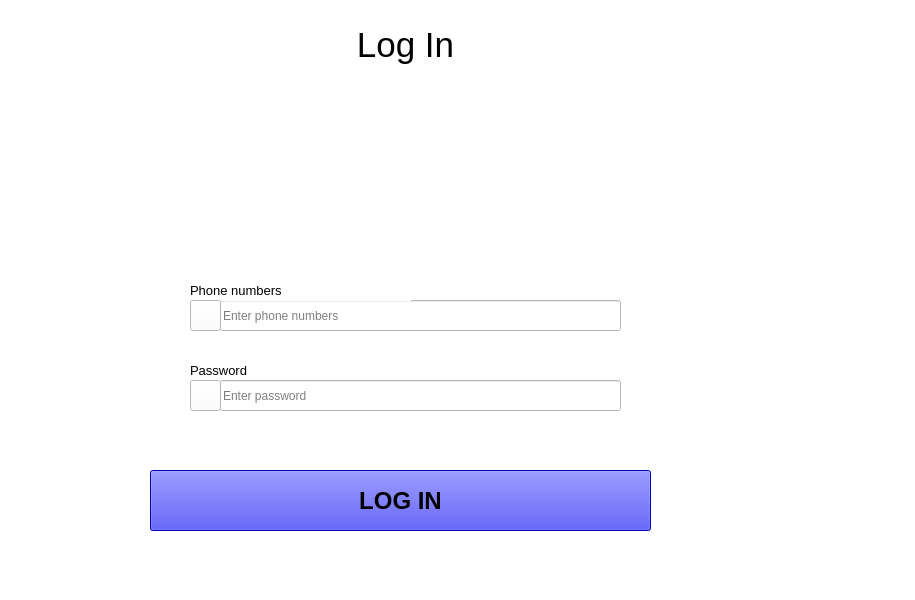
<?xml version="1.0" encoding="UTF-8"?>
<ui version="4.0">
 <class>MainWindow</class>
 <widget class="QMainWindow" name="MainWindow">
  <property name="geometry">
   <rect>
    <x>0</x>
    <y>0</y>
    <width>915</width>
    <height>600</height>
   </rect>
  </property>
  <property name="windowTitle">
   <string>MainWindow</string>
  </property>
  <property name="styleSheet">
   <string notr="true">background : white</string>
  </property>
  <widget class="QWidget" name="centralwidget">
   <widget class="QLabel" name="label">
    <property name="geometry">
     <rect>
      <x>340</x>
      <y>10</y>
      <width>131</width>
      <height>71</height>
     </rect>
    </property>
    <property name="font">
     <font>
      <pointsize>26</pointsize>
     </font>
    </property>
    <property name="styleSheet">
     <string notr="true">background : white</string>
    </property>
    <property name="text">
     <string>&lt;html&gt;&lt;head/&gt;&lt;body&gt;&lt;p align=&quot;center&quot;&gt;Log In&lt;/p&gt;&lt;/body&gt;&lt;/html&gt;</string>
    </property>
   </widget>
   <widget class="QPushButton" name="pushButton">
    <property name="geometry">
     <rect>
      <x>150</x>
      <y>470</y>
      <width>501</width>
      <height>61</height>
     </rect>
    </property>
    <property name="font">
     <font>
      <pointsize>18</pointsize>
      <weight>75</weight>
      <bold>true</bold>
     </font>
    </property>
    <property name="styleSheet">
     <string notr="true">background : blue</string>
    </property>
    <property name="text">
     <string>LOG IN</string>
    </property>
   </widget>
   <widget class="QLineEdit" name="lineEdit">
    <property name="geometry">
     <rect>
      <x>220</x>
      <y>300</y>
      <width>401</width>
      <height>31</height>
     </rect>
    </property>
    <property name="placeholderText">
     <string>Enter phone numbers</string>
    </property>
   </widget>
   <widget class="QLabel" name="label_2">
    <property name="geometry">
     <rect>
      <x>190</x>
      <y>280</y>
      <width>221</width>
      <height>21</height>
     </rect>
    </property>
    <property name="font">
     <font>
      <pointsize>10</pointsize>
     </font>
    </property>
    <property name="text">
     <string>Phone numbers</string>
    </property>
   </widget>
   <widget class="QLabel" name="label_3">
    <property name="geometry">
     <rect>
      <x>190</x>
      <y>360</y>
      <width>221</width>
      <height>21</height>
     </rect>
    </property>
    <property name="font">
     <font>
      <pointsize>10</pointsize>
     </font>
    </property>
    <property name="text">
     <string>Password</string>
    </property>
   </widget>
   <widget class="QLineEdit" name="lineEdit_2">
    <property name="geometry">
     <rect>
      <x>220</x>
      <y>380</y>
      <width>401</width>
      <height>31</height>
     </rect>
    </property>
    <property name="placeholderText">
     <string>Enter password</string>
    </property>
   </widget>
   <widget class="QPushButton" name="pushButton_2">
    <property name="geometry">
     <rect>
      <x>190</x>
      <y>300</y>
      <width>31</width>
      <height>31</height>
     </rect>
    </property>
    <property name="icon">
     <iconset>
      <normaloff>../../../Downloads/Phone_icon.png</normaloff>../../../Downloads/Phone_icon.png</iconset>
    </property>
   </widget>
   <widget class="QPushButton" name="pushButton_3">
    <property name="geometry">
     <rect>
      <x>190</x>
      <y>380</y>
      <width>31</width>
      <height>31</height>
     </rect>
    </property>
    <property name="icon">
     <iconset>
      <normaloff>../../../Downloads/Lock_icon.png</normaloff>../../../Downloads/Lock_icon.png</iconset>
    </property>
   </widget>
   <widget class="QLabel" name="label_4">
    <property name="geometry">
     <rect>
      <x>290</x>
      <y>80</y>
      <width>221</width>
      <height>181</height>
     </rect>
    </property>
    <property name="text">
     <string/>
    </property>
    <property name="pixmap">
     <pixmap>../../../Downloads/Worker.png</pixmap>
    </property>
    <property name="scaledContents">
     <bool>true</bool>
    </property>
   </widget>
  </widget>
  <widget class="QMenuBar" name="menubar">
   <property name="geometry">
    <rect>
     <x>0</x>
     <y>0</y>
     <width>915</width>
     <height>21</height>
    </rect>
   </property>
  </widget>
  <widget class="QStatusBar" name="statusbar"/>
 </widget>
 <resources/>
 <connections/>
</ui>
